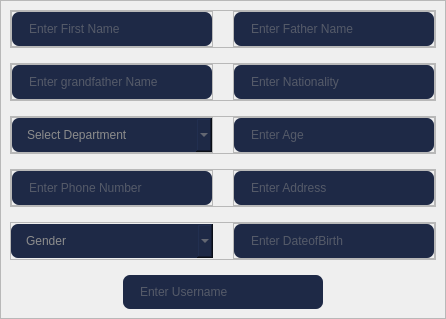
           <widget class="QWidget" name="widget_6" native="true">
            <layout class="QHBoxLayout" name="horizontalLayout_10">
             <property name="spacing">
              <number>0</number>
             </property>
             <property name="leftMargin">
              <number>0</number>
             </property>
             <property name="topMargin">
              <number>0</number>
             </property>
             <property name="rightMargin">
              <number>0</number>
             </property>
             <property name="bottomMargin">
              <number>0</number>
             </property>
             <item alignment="Qt::AlignLeft|Qt::AlignVCenter">
              <widget class="QFrame" name="frame_22">
               <property name="minimumSize">
                <size>
                 <width>0</width>
                 <height>200</height>
                </size>
               </property>
               <property name="frameShape">
                <enum>QFrame::StyledPanel</enum>
               </property>
               <property name="frameShadow">
                <enum>QFrame::Raised</enum>
               </property>
               <layout class="QVBoxLayout" name="verticalLayout_13">
                <property name="spacing">
                 <number>15</number>
                </property>
                <item>
                 <widget class="QFrame" name="frame_9">
                  <property name="frameShape">
                   <enum>QFrame::StyledPanel</enum>
                  </property>
                  <property name="frameShadow">
                   <enum>QFrame::Raised</enum>
                  </property>
                  <layout class="QHBoxLayout" name="horizontalLayout_7">
                   <property name="spacing">
                    <number>20</number>
                   </property>
                   <property name="leftMargin">
                    <number>0</number>
                   </property>
                   <property name="topMargin">
                    <number>0</number>
                   </property>
                   <property name="rightMargin">
                    <number>0</number>
                   </property>
                   <property name="bottomMargin">
                    <number>0</number>
                   </property>
                   <item alignment="Qt::AlignLeft|Qt::AlignTop">
                    <widget class="QFrame" name="frame_10">
                     <property name="frameShape">
                      <enum>QFrame::StyledPanel</enum>
                     </property>
                     <property name="frameShadow">
                      <enum>QFrame::Raised</enum>
                     </property>
                     <layout class="QVBoxLayout" name="verticalLayout_3">
                      <property name="spacing">
                       <number>15</number>
                      </property>
                      <property name="leftMargin">
                       <number>0</number>
                      </property>
                      <property name="topMargin">
                       <number>0</number>
                      </property>
                      <property name="rightMargin">
                       <number>0</number>
                      </property>
                      <property name="bottomMargin">
                       <number>0</number>
                      </property>
                      <item>
                       <widget class="QLineEdit" name="First_name">
                        <property name="minimumSize">
                         <size>
                          <width>200</width>
                          <height>30</height>
                         </size>
                        </property>
                        <property name="maximumSize">
                         <size>
                          <width>200</width>
                          <height>16777215</height>
                         </size>
                        </property>
                        <property name="styleSheet">
                         <string notr="true">border-style:none;
background-color: rgb(30, 41, 70);
padding:9;
padding-left:15;
font: 9pt &quot;arial&quot;;
color: rgb(140, 140, 140);
border-radius:7
</string>
                        </property>
                        <property name="placeholderText">
                         <string>Enter First Name</string>
                        </property>
                       </widget>
                      </item>
                     </layout>
                    </widget>
                   </item>
                   <item alignment="Qt::AlignLeft">
                    <widget class="QFrame" name="frame_11">
                     <property name="frameShape">
                      <enum>QFrame::StyledPanel</enum>
                     </property>
                     <property name="frameShadow">
                      <enum>QFrame::Raised</enum>
                     </property>
                     <layout class="QVBoxLayout" name="verticalLayout_5">
                      <property name="spacing">
                       <number>15</number>
                      </property>
                      <property name="leftMargin">
                       <number>0</number>
                      </property>
                      <property name="topMargin">
                       <number>0</number>
                      </property>
                      <property name="rightMargin">
                       <number>0</number>
                      </property>
                      <property name="bottomMargin">
                       <number>0</number>
                      </property>
                      <item>
                       <widget class="QLineEdit" name="Last_name">
                        <property name="minimumSize">
                         <size>
                          <width>200</width>
                          <height>30</height>
                         </size>
                        </property>
                        <property name="maximumSize">
                         <size>
                          <width>200</width>
                          <height>16777215</height>
                         </size>
                        </property>
                        <property name="styleSheet">
                         <string notr="true">border-style:none;
background-color: rgb(30, 41, 70);
padding:9;
padding-left:15;
font: 9pt &quot;arial&quot;;
color: rgb(140, 140, 140);
border-radius:7
</string>
                        </property>
                        <property name="placeholderText">
                         <string>Enter Father Name</string>
                        </property>
                       </widget>
                      </item>
                     </layout>
                    </widget>
                   </item>
                  </layout>
                 </widget>
                </item>
                <item alignment="Qt::AlignTop">
                 <widget class="QFrame" name="frame_7">
                  <property name="frameShape">
                   <enum>QFrame::StyledPanel</enum>
                  </property>
                  <property name="frameShadow">
                   <enum>QFrame::Raised</enum>
                  </property>
                  <layout class="QHBoxLayout" name="horizontalLayout_8">
                   <property name="spacing">
                    <number>20</number>
                   </property>
                   <property name="leftMargin">
                    <number>0</number>
                   </property>
                   <property name="topMargin">
                    <number>0</number>
                   </property>
                   <property name="rightMargin">
                    <number>0</number>
                   </property>
                   <property name="bottomMargin">
                    <number>0</number>
                   </property>
                   <item alignment="Qt::AlignLeft|Qt::AlignTop">
                    <widget class="QFrame" name="frame_12">
                     <property name="frameShape">
                      <enum>QFrame::StyledPanel</enum>
                     </property>
                     <property name="frameShadow">
                      <enum>QFrame::Raised</enum>
                     </property>
                     <layout class="QVBoxLayout" name="verticalLayout_6">
                      <property name="spacing">
                       <number>15</number>
                      </property>
                      <property name="leftMargin">
                       <number>0</number>
                      </property>
                      <property name="topMargin">
                       <number>0</number>
                      </property>
                      <property name="rightMargin">
                       <number>0</number>
                      </property>
                      <property name="bottomMargin">
                       <number>0</number>
                      </property>
                      <item>
                       <widget class="QLineEdit" name="grandfather_name">
                        <property name="minimumSize">
                         <size>
                          <width>200</width>
                          <height>30</height>
                         </size>
                        </property>
                        <property name="maximumSize">
                         <size>
                          <width>200</width>
                          <height>16777215</height>
                         </size>
                        </property>
                        <property name="styleSheet">
                         <string notr="true">border-style:none;
background-color: rgb(30, 41, 70);
padding:9;
padding-left:15;
font: 9pt &quot;arial&quot;;
color: rgb(140, 140, 140);
border-radius:7
</string>
                        </property>
                        <property name="placeholderText">
                         <string>Enter grandfather Name</string>
                        </property>
                       </widget>
                      </item>
                     </layout>
                    </widget>
                   </item>
                   <item alignment="Qt::AlignLeft">
                    <widget class="QFrame" name="frame_13">
                     <property name="frameShape">
                      <enum>QFrame::StyledPanel</enum>
                     </property>
                     <property name="frameShadow">
                      <enum>QFrame::Raised</enum>
                     </property>
                     <layout class="QVBoxLayout" name="verticalLayout_7">
                      <property name="spacing">
                       <number>15</number>
                      </property>
                      <property name="leftMargin">
                       <number>0</number>
                      </property>
                      <property name="topMargin">
                       <number>0</number>
                      </property>
                      <property name="rightMargin">
                       <number>0</number>
                      </property>
                      <property name="bottomMargin">
                       <number>0</number>
                      </property>
                      <item>
                       <widget class="QLineEdit" name="nationality">
                        <property name="minimumSize">
                         <size>
                          <width>200</width>
                          <height>30</height>
                         </size>
                        </property>
                        <property name="maximumSize">
                         <size>
                          <width>200</width>
                          <height>16777215</height>
                         </size>
                        </property>
                        <property name="styleSheet">
                         <string notr="true">border-style:none;
background-color: rgb(30, 41, 70);
padding:9;
padding-left:15;
font: 9pt &quot;arial&quot;;
color: rgb(140, 140, 140);
border-radius:7
</string>
                        </property>
                        <property name="placeholderText">
                         <string>Enter Nationality</string>
                        </property>
                       </widget>
                      </item>
                     </layout>
                    </widget>
                   </item>
                  </layout>
                 </widget>
                </item>
                <item>
                 <widget class="QFrame" name="frame_25">
                  <property name="frameShape">
                   <enum>QFrame::StyledPanel</enum>
                  </property>
                  <property name="frameShadow">
                   <enum>QFrame::Raised</enum>
                  </property>
                  <layout class="QHBoxLayout" name="horizontalLayout_12">
                   <property name="spacing">
                    <number>20</number>
                   </property>
                   <property name="leftMargin">
                    <number>0</number>
                   </property>
                   <property name="topMargin">
                    <number>0</number>
                   </property>
                   <property name="rightMargin">
                    <number>0</number>
                   </property>
                   <property name="bottomMargin">
                    <number>0</number>
                   </property>
                   <item alignment="Qt::AlignLeft">
                    <widget class="QFrame" name="frame_26">
                     <property name="frameShape">
                      <enum>QFrame::StyledPanel</enum>
                     </property>
                     <property name="frameShadow">
                      <enum>QFrame::Raised</enum>
                     </property>
                     <layout class="QVBoxLayout" name="verticalLayout_14">
                      <property name="spacing">
                       <number>15</number>
                      </property>
                      <property name="leftMargin">
                       <number>0</number>
                      </property>
                      <property name="topMargin">
                       <number>0</number>
                      </property>
                      <property name="rightMargin">
                       <number>0</number>
                      </property>
                      <property name="bottomMargin">
                       <number>0</number>
                      </property>
                      <item>
                       <widget class="QComboBox" name="department">
                        <property name="sizePolicy">
                         <sizepolicy hsizetype="Preferred" vsizetype="Fixed">
                          <horstretch>0</horstretch>
                          <verstretch>0</verstretch>
                         </sizepolicy>
                        </property>
                        <property name="minimumSize">
                         <size>
                          <width>200</width>
                          <height>0</height>
                         </size>
                        </property>
                        <property name="styleSheet">
                         <string notr="true">border-style:none;
background-color: rgb(30, 41, 70);
padding:9;
padding-left:15;
font: 9pt &quot;arial&quot;;
color: rgb(140, 140, 140);
border-radius:7;

</string>
                        </property>
                        <item>
                         <property name="text">
                          <string>Select Department</string>
                         </property>
                        </item>
                        <item>
                         <property name="text">
                          <string>Computer Science</string>
                         </property>
                        </item>
                        <item>
                         <property name="text">
                          <string>Electrical Enginering</string>
                         </property>
                        </item>
                        <item>
                         <property name="text">
                          <string>Mechanical Enginering</string>
                         </property>
                        </item>
                       </widget>
                      </item>
                     </layout>
                    </widget>
                   </item>
                   <item alignment="Qt::AlignLeft">
                    <widget class="QFrame" name="frame_27">
                     <property name="frameShape">
                      <enum>QFrame::StyledPanel</enum>
                     </property>
                     <property name="frameShadow">
                      <enum>QFrame::Raised</enum>
                     </property>
                     <layout class="QVBoxLayout" name="verticalLayout_15">
                      <property name="spacing">
                       <number>15</number>
                      </property>
                      <property name="leftMargin">
                       <number>0</number>
                      </property>
                      <property name="topMargin">
                       <number>0</number>
                      </property>
                      <property name="rightMargin">
                       <number>0</number>
                      </property>
                      <property name="bottomMargin">
                       <number>0</number>
                      </property>
                      <item>
                       <widget class="QLineEdit" name="age">
                        <property name="minimumSize">
                         <size>
                          <width>200</width>
                          <height>30</height>
                         </size>
                        </property>
                        <property name="maximumSize">
                         <size>
                          <width>200</width>
                          <height>16777215</height>
                         </size>
                        </property>
                        <property name="styleSheet">
                         <string notr="true">border-style:none;
background-color: rgb(30, 41, 70);
padding:9;
padding-left:15;
font: 9pt &quot;arial&quot;;
color: rgb(140, 140, 140);
border-radius:7
</string>
                        </property>
                        <property name="placeholderText">
                         <string>Enter Age</string>
                        </property>
                       </widget>
                      </item>
                     </layout>
                    </widget>
                   </item>
                  </layout>
                 </widget>
                </item>
                <item>
                 <widget class="QFrame" name="frame_17">
                  <property name="frameShape">
                   <enum>QFrame::StyledPanel</enum>
                  </property>
                  <property name="frameShadow">
                   <enum>QFrame::Raised</enum>
                  </property>
                  <layout class="QHBoxLayout" name="horizontalLayout_18">
                   <property name="spacing">
                    <number>20</number>
                   </property>
                   <property name="leftMargin">
                    <number>0</number>
                   </property>
                   <property name="topMargin">
                    <number>0</number>
                   </property>
                   <property name="rightMargin">
                    <number>0</number>
                   </property>
                   <property name="bottomMargin">
                    <number>0</number>
                   </property>
                   <item alignment="Qt::AlignLeft|Qt::AlignTop">
                    <widget class="QFrame" name="frame_18">
                     <property name="frameShape">
                      <enum>QFrame::StyledPanel</enum>
                     </property>
                     <property name="frameShadow">
                      <enum>QFrame::Raised</enum>
                     </property>
                     <layout class="QVBoxLayout" name="verticalLayout_8">
                      <property name="spacing">
                       <number>15</number>
                      </property>
                      <property name="leftMargin">
                       <number>0</number>
                      </property>
                      <property name="topMargin">
                       <number>0</number>
                      </property>
                      <property name="rightMargin">
                       <number>0</number>
                      </property>
                      <property name="bottomMargin">
                       <number>0</number>
                      </property>
                      <item>
                       <widget class="QLineEdit" name="phone_number">
                        <property name="minimumSize">
                         <size>
                          <width>200</width>
                          <height>30</height>
                         </size>
                        </property>
                        <property name="maximumSize">
                         <size>
                          <width>200</width>
                          <height>16777215</height>
                         </size>
                        </property>
                        <property name="styleSheet">
                         <string notr="true">border-style:none;
background-color: rgb(30, 41, 70);
padding:9;
padding-left:15;
font: 9pt &quot;arial&quot;;
color: rgb(140, 140, 140);
border-radius:7
</string>
                        </property>
                        <property name="placeholderText">
                         <string>Enter Phone Number</string>
                        </property>
                       </widget>
                      </item>
                     </layout>
                    </widget>
                   </item>
                   <item alignment="Qt::AlignLeft">
                    <widget class="QFrame" name="frame_23">
                     <property name="frameShape">
                      <enum>QFrame::StyledPanel</enum>
                     </property>
                     <property name="frameShadow">
                      <enum>QFrame::Raised</enum>
                     </property>
                     <layout class="QVBoxLayout" name="verticalLayout_10">
                      <property name="spacing">
                       <number>15</number>
                      </property>
                      <property name="leftMargin">
                       <number>0</number>
                      </property>
                      <property name="topMargin">
                       <number>0</number>
                      </property>
                      <property name="rightMargin">
                       <number>0</number>
                      </property>
                      <property name="bottomMargin">
                       <number>0</number>
                      </property>
                      <item>
                       <widget class="QLineEdit" name="address">
                        <property name="minimumSize">
                         <size>
                          <width>200</width>
                          <height>30</height>
                         </size>
                        </property>
                        <property name="maximumSize">
                         <size>
                          <width>200</width>
                          <height>16777215</height>
                         </size>
                        </property>
                        <property name="styleSheet">
                         <string notr="true">border-style:none;
background-color: rgb(30, 41, 70);
padding:9;
padding-left:15;
font: 9pt &quot;arial&quot;;
color: rgb(140, 140, 140);
border-radius:7
</string>
                        </property>
                        <property name="placeholderText">
                         <string>Enter Address</string>
                        </property>
                       </widget>
                      </item>
                     </layout>
                    </widget>
                   </item>
                  </layout>
                 </widget>
                </item>
                <item>
                 <widget class="QFrame" name="frame_8">
                  <property name="frameShape">
                   <enum>QFrame::StyledPanel</enum>
                  </property>
                  <property name="frameShadow">
                   <enum>QFrame::Raised</enum>
                  </property>
                  <layout class="QHBoxLayout" name="horizontalLayout_9">
                   <property name="spacing">
                    <number>20</number>
                   </property>
                   <property name="leftMargin">
                    <number>0</number>
                   </property>
                   <property name="topMargin">
                    <number>0</number>
                   </property>
                   <property name="rightMargin">
                    <number>0</number>
                   </property>
                   <property name="bottomMargin">
                    <number>0</number>
                   </property>
                   <item>
                    <widget class="QComboBox" name="gender">
                     <property name="sizePolicy">
                      <sizepolicy hsizetype="Preferred" vsizetype="Fixed">
                       <horstretch>0</horstretch>
                       <verstretch>0</verstretch>
                      </sizepolicy>
                     </property>
                     <property name="minimumSize">
                      <size>
                       <width>200</width>
                       <height>0</height>
                      </size>
                     </property>
                     <property name="styleSheet">
                      <string notr="true">border-style:none;
background-color: rgb(30, 41, 70);
padding:9;
padding-left:15;
font: 9pt &quot;arial&quot;;
color: rgb(140, 140, 140);
border-radius:7;

</string>
                     </property>
                     <item>
                      <property name="text">
                       <string>Gender</string>
                      </property>
                     </item>
                     <item>
                      <property name="text">
                       <string>Female</string>
                      </property>
                     </item>
                     <item>
                      <property name="text">
                       <string>Male</string>
                      </property>
                     </item>
                     <item>
                      <property name="text">
                       <string/>
                      </property>
                     </item>
                    </widget>
                   </item>
                   <item alignment="Qt::AlignHCenter">
                    <widget class="QFrame" name="frame_15">
                     <property name="frameShape">
                      <enum>QFrame::StyledPanel</enum>
                     </property>
                     <property name="frameShadow">
                      <enum>QFrame::Raised</enum>
                     </property>
                     <layout class="QVBoxLayout" name="verticalLayout_9">
                      <property name="spacing">
                       <number>15</number>
                      </property>
                      <property name="leftMargin">
                       <number>0</number>
                      </property>
                      <property name="topMargin">
                       <number>0</number>
                      </property>
                      <property name="rightMargin">
                       <number>0</number>
                      </property>
                      <property name="bottomMargin">
                       <number>0</number>
                      </property>
                      <item>
                       <widget class="QLineEdit" name="DOB">
                        <property name="minimumSize">
                         <size>
                          <width>200</width>
                          <height>30</height>
                         </size>
                        </property>
                        <property name="maximumSize">
                         <size>
                          <width>200</width>
                          <height>16777215</height>
                         </size>
                        </property>
                        <property name="styleSheet">
                         <string notr="true">border-style:none;
background-color: rgb(30, 41, 70);
padding:9;
padding-left:15;
font: 9pt &quot;arial&quot;;
color: rgb(140, 140, 140);
border-radius:7
</string>
                        </property>
                        <property name="placeholderText">
                         <string>Enter DateofBirth</string>
                        </property>
                       </widget>
                      </item>
                     </layout>
                    </widget>
                   </item>
                  </layout>
                 </widget>
                </item>
                <item alignment="Qt::AlignHCenter">
                 <widget class="QLineEdit" name="username">
                  <property name="minimumSize">
                   <size>
                    <width>200</width>
                    <height>30</height>
                   </size>
                  </property>
                  <property name="maximumSize">
                   <size>
                    <width>200</width>
                    <height>16777215</height>
                   </size>
                  </property>
                  <property name="styleSheet">
                   <string notr="true">border-style:none;
background-color: rgb(30, 41, 70);
padding:9;
padding-left:15;
font: 9pt &quot;arial&quot;;
color: rgb(140, 140, 140);
border-radius:7
</string>
                  </property>
                  <property name="placeholderText">
                   <string>Enter Username</string>
                  </property>
                 </widget>
                </item>
               </layout>
              </widget>
             </item>
            </layout>
           </widget>
